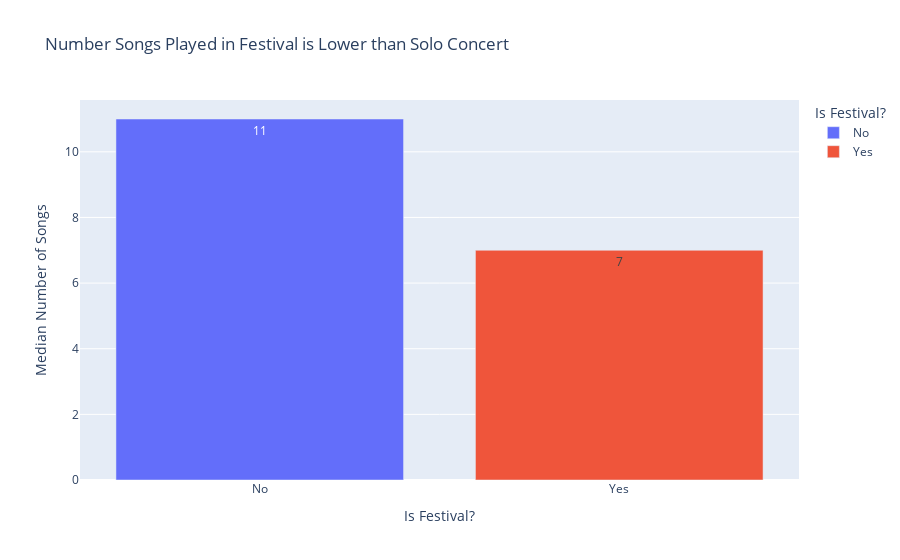

The cell this chart's notebook holds for it:
### Code cell
import plotly.express as px
df_total_song = df_analyze.groupby('festival')['total_song'].median().reset_index()
fig = px.bar(
    df_total_song,
    x='festival',
    y='total_song',
    color="festival",
    text_auto=True,
    title="Number Songs Played in Festival is Lower than Solo Concert",
    labels={
        'festival': 'Is Festival?',
        'total_song': 'Median Number of Songs'
    }
)


fig.show()

### Figure 1 — Plotly figure (JSON) as saved in the notebook; plotly's stock layout.template omitted (floating-point values rounded to 4 significant figures)
{"data": [{"alignmentgroup": "True", "hovertemplate": "Is Festival?=%{x}<br>Median Number of Songs=%{y}<extra></extra>", "legendgroup": "No", "marker": {"color": "#636efa", "pattern": {"shape": ""}}, "name": "No", "offsetgroup": "No", "orientation": "v", "showlegend": true, "textposition": "auto", "texttemplate": "%{y}", "type": "bar", "x": ["No"], "xaxis": "x", "y": [11], "yaxis": "y"}, {"alignmentgroup": "True", "hovertemplate": "Is Festival?=%{x}<br>Median Number of Songs=%{y}<extra></extra>", "legendgroup": "Yes", "marker": {"color": "#EF553B", "pattern": {"shape": ""}}, "name": "Yes", "offsetgroup": "Yes", "orientation": "v", "showlegend": true, "textposition": "auto", "texttemplate": "%{y}", "type": "bar", "x": ["Yes"], "xaxis": "x", "y": [7], "yaxis": "y"}], "layout": {"barmode": "relative", "legend": {"title": {"text": "Is Festival?"}, "tracegroupgap": 0}, "title": {"text": "Number Songs Played in Festival is Lower than Solo Concert"}, "xaxis": {"anchor": "y", "categoryarray": ["No", "Yes"], "categoryorder": "array", "domain": [0, 1], "title": {"text": "Is Festival?"}}, "yaxis": {"anchor": "x", "domain": [0, 1], "title": {"text": "Median Number of Songs"}}}}
